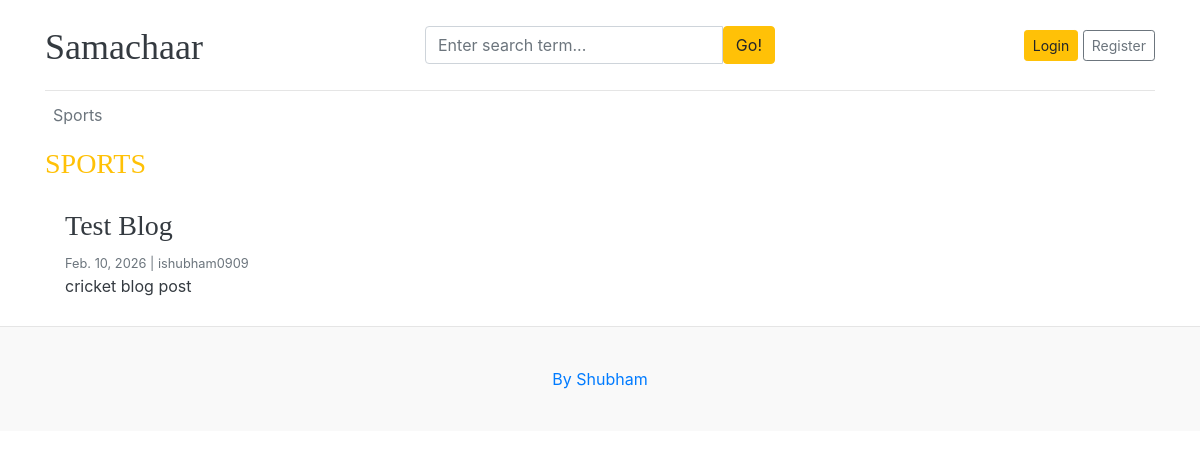
/category/1/, run on an earlier commit of the app's database.
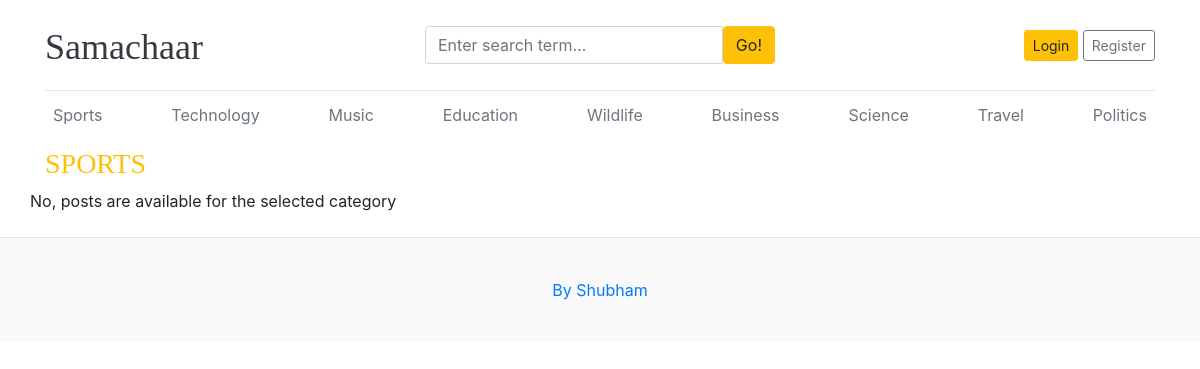
And on a later commit of the database.
### blogs/models.py (models this page shows, shortened)
class Category(models.Model):
    category_name = models.CharField(max_length=50, unique=True)
    created_at = models.DateField(auto_now_add=True)
    updated_at = models.DateField(auto_now_add=True)
    class Meta:
        verbose_name_plural = 'categories'
    def __str__(self):
        return self.category_name

class Blog(models.Model):
    title = models.CharField(max_length=100)
    slug = models.SlugField(max_length=150, unique=True)
    category = models.ForeignKey(Category, on_delete=models.CASCADE) # on deleting category model related with it will also be deleted
    author = models.ForeignKey(User, on_delete=models.CASCADE)
    featued_image = models.ImageField(upload_to='uploads/%Y/%M/%D')
    short_description = models.TextField(max_length=500)
    blog_body = models.TextField(max_length=1000)
    status = models.CharField(choices=STATUS_CHOICES, default='Draft')
    is_featured = models.BooleanField(default=False)
    created_at = models.DateField(auto_now_add=True)
    updated_at = models.DateField(auto_now_add=True)

### blogs/views.py (the view)
# urls.py: path('<int:category_id>/', views.posts_by_category, name='posts_by_category'),
def posts_by_category(request, category_id):
    posts = Blog.objects.filter(status='Published', category=category_id)
    category = get_object_or_404(Category, pk=category_id)
    context = {
        'posts':posts,
        'category':category,
    }
    return render(request, 'posts_by_category.html', context)

### blogs/context_processors.py (called while the page is built)
def get_categories(request):
    categories = Category.objects.all()
    return dict(categories = categories)

def get_social(request):
    links = Social.objects.all()
    return dict(links = links)

### templates/posts_by_category.html
{% extends "base.html" %}
{% block content %}
<h3 class="text-uppercase text-warning" style="letter_spacing: 2px;">{{ category }}</h3>
<div class="row mb-2">
  {% if posts %}
  {% for post in posts %}
  <div class="col-md-6">
    <div class="card border-0" >
      <div class="card-body">
        <h3><a href="{% url 'blogs' post.slug %}" class="text-dark">{{ post.title }}</h3>
        <small class="mb-1 text-muted">{{post.created_at}} | {{ post.author }}</small>
        <p class="card-text">{{ post.short_description | truncatewords:15 }}</p>
      </div>
    </div>
  </div>
  {% endfor %}
  {% else %}
  <p>No, posts are available for the selected category</p>
  {% endif %}
</div>
{% endblock content %}

### templates/base.html (shortened to what this page needs)
{% load static %}
<!DOCTYPE html>
<html lang="en">
    <head>
        <link href="https://getbootstrap.com/docs/4.0/dist/css/bootstrap.min.css" rel="stylesheet">
        <link rel="stylesheet" href="https://cdnjs.cloudflare.com/ajax/libs/font-awesome/4.7.0/css/font-awesome.min.css">
        <link href="{% static '/css/blog.css' %}" rel="stylesheet">
    </head>
    <body>
        <div class="container">
            <header class="blog-header py-3">
                <div class="row flex-nowrap justify-content-between align-items-center">
                    <div class="col-4 pt-1">
                        <a class="blog-header-logo text-dark" href="/">Samachaar</a>
                    </div>
                    <div class="col-4">
                        <form action="{% url "search" %}" method="get">
                            <div class="input-group">
                                <input class="form-control" type="text" name="keyword" value="{{keyword}}" placeholder="Enter search term..." aria-label="Enter search term..." aria-describedby="button-search" />
                                <button class="btn btn-warning" id="button-search" type="submit">Go!</button>
                            </div>
                        </form>
                    </div>
                    <div class="col-4 d-flex justify-content-end align-items-center">
                        {% if not user.is_authenticated %}
                        <a class="btn btn-sm btn-warning" href="{% url "login" %}">Login</a> &nbsp;
                        <a class="btn btn-sm btn-outline-secondary" href="{% url "register" %}">Register</a>
                        {% else %}
                        <span>Hi, {{ user }}</span>
                        &emsp;
                        <span><a href="{% url 'dashboard' %}">Dashboard</a><span>
                        &emsp;
                        <span><a href="{% url 'logout' %}">Logout</a></span>
                        {% endif %}
                    </div>
                </div>
            </header>
            <div class="nav-scroller py-1 mb-2">
                <nav class="nav d-flex justify-content-between">
                    {% for cat in categories %}
                    <a class="p-2 text-muted" href="{% url 'posts_by_category' cat.id %}">{{ cat.category_name }}</a>
                    {% endfor %}
                </nav>
            </div>
            {% block content %}
            {% endblock content %}
        </div>
        <footer class="blog-footer">
            <p><a href="#">By Shubham</a></p>
        </footer>
    </body>
</html>

What changed in the data, as far as the page shows it:
removed Blog: title "Test Blog", created_at "Feb. 10, 2026", author "ishubham0909", short_description "cricket blog post"
added Category: category_name "Technology"
added Category: category_name "Music"
added Category: category_name "Education"
added Category: category_name "Wildlife"
added Category: category_name "Business"
added Category: category_name "Science"
added Category: category_name "Travel"
added Category: category_name "Politics"
Also different on the page:
text now shown: "No, posts are available for the selected category"
